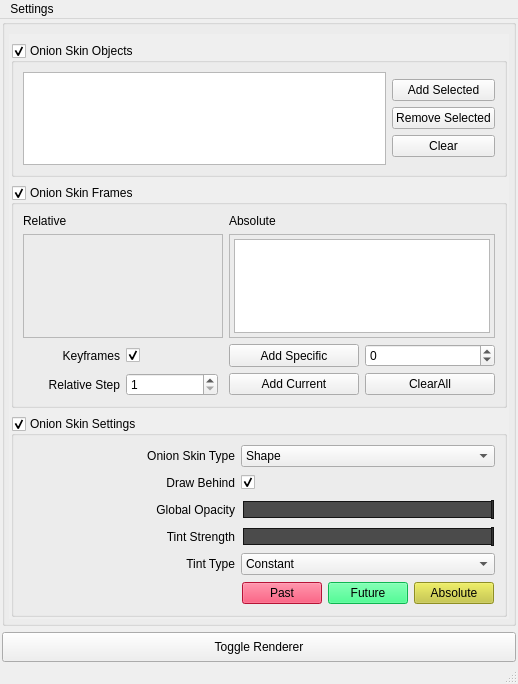
<?xml version="1.0" encoding="UTF-8"?>
<ui version="4.0">
 <class>onionSkinRenderer</class>
 <widget class="QMainWindow" name="onionSkinRenderer">
  <property name="geometry">
   <rect>
    <x>0</x>
    <y>0</y>
    <width>488</width>
    <height>684</height>
   </rect>
  </property>
  <property name="windowTitle">
   <string>OnionSkinRenderer</string>
  </property>
  <widget class="QWidget" name="onionSkinRenderer_mainLayout">
   <layout class="QVBoxLayout" name="verticalLayout_3">
    <property name="leftMargin">
     <number>2</number>
    </property>
    <property name="topMargin">
     <number>0</number>
    </property>
    <property name="rightMargin">
     <number>2</number>
    </property>
    <property name="bottomMargin">
     <number>0</number>
    </property>
    <item>
     <widget class="QGroupBox" name="onionSkins_grp">
      <property name="title">
       <string/>
      </property>
      <layout class="QVBoxLayout" name="verticalLayout">
       <property name="spacing">
        <number>8</number>
       </property>
       <property name="leftMargin">
        <number>4</number>
       </property>
       <property name="topMargin">
        <number>9</number>
       </property>
       <property name="rightMargin">
        <number>4</number>
       </property>
       <property name="bottomMargin">
        <number>4</number>
       </property>
       <item>
        <widget class="QScrollArea" name="main_scrollArea">
         <property name="sizePolicy">
          <sizepolicy hsizetype="Minimum" vsizetype="Expanding">
           <horstretch>0</horstretch>
           <verstretch>0</verstretch>
          </sizepolicy>
         </property>
         <property name="minimumSize">
          <size>
           <width>0</width>
           <height>150</height>
          </size>
         </property>
         <property name="frameShape">
          <enum>QFrame::NoFrame</enum>
         </property>
         <property name="frameShadow">
          <enum>QFrame::Plain</enum>
         </property>
         <property name="lineWidth">
          <number>0</number>
         </property>
         <property name="horizontalScrollBarPolicy">
          <enum>Qt::ScrollBarAsNeeded</enum>
         </property>
         <property name="widgetResizable">
          <bool>true</bool>
         </property>
         <property name="alignment">
          <set>Qt::AlignLeading|Qt::AlignLeft|Qt::AlignTop</set>
         </property>
         <widget class="QWidget" name="scrollAreaWidgetContents">
          <property name="geometry">
           <rect>
            <x>0</x>
            <y>0</y>
            <width>474</width>
            <height>592</height>
           </rect>
          </property>
          <property name="sizePolicy">
           <sizepolicy hsizetype="Preferred" vsizetype="Preferred">
            <horstretch>0</horstretch>
            <verstretch>0</verstretch>
           </sizepolicy>
          </property>
          <layout class="QVBoxLayout" name="verticalLayout_6">
           <property name="spacing">
            <number>8</number>
           </property>
           <property name="leftMargin">
            <number>2</number>
           </property>
           <property name="rightMargin">
            <number>2</number>
           </property>
           <property name="bottomMargin">
            <number>2</number>
           </property>
           <item>
            <widget class="QGroupBox" name="targetObjects_grp">
             <property name="title">
              <string>Onion Skin Objects</string>
             </property>
             <property name="alignment">
              <set>Qt::AlignLeading|Qt::AlignLeft|Qt::AlignTop</set>
             </property>
             <property name="flat">
              <bool>true</bool>
             </property>
             <property name="checkable">
              <bool>true</bool>
             </property>
             <layout class="QHBoxLayout" name="horizontalLayout">
              <property name="topMargin">
               <number>9</number>
              </property>
              <item>
               <widget class="QListWidget" name="targetObjects_list">
                <property name="sizePolicy">
                 <sizepolicy hsizetype="Expanding" vsizetype="Expanding">
                  <horstretch>0</horstretch>
                  <verstretch>0</verstretch>
                 </sizepolicy>
                </property>
                <property name="baseSize">
                 <size>
                  <width>2</width>
                  <height>1</height>
                 </size>
                </property>
                <property name="frameShadow">
                 <enum>QFrame::Plain</enum>
                </property>
                <property name="selectionMode">
                 <enum>QAbstractItemView::NoSelection</enum>
                </property>
               </widget>
              </item>
              <item>
               <layout class="QVBoxLayout" name="targetObjects_btn_layout">
                <item>
                 <spacer name="targetObjects_top_spacer">
                  <property name="orientation">
                   <enum>Qt::Vertical</enum>
                  </property>
                  <property name="sizeType">
                   <enum>QSizePolicy::Expanding</enum>
                  </property>
                  <property name="sizeHint" stdset="0">
                   <size>
                    <width>20</width>
                    <height>40</height>
                   </size>
                  </property>
                 </spacer>
                </item>
                <item alignment="Qt::AlignTop">
                 <widget class="QPushButton" name="targetObjects_add_btn">
                  <property name="sizePolicy">
                   <sizepolicy hsizetype="Preferred" vsizetype="Fixed">
                    <horstretch>0</horstretch>
                    <verstretch>0</verstretch>
                   </sizepolicy>
                  </property>
                  <property name="minimumSize">
                   <size>
                    <width>0</width>
                    <height>0</height>
                   </size>
                  </property>
                  <property name="text">
                   <string>Add Selected</string>
                  </property>
                 </widget>
                </item>
                <item>
                 <widget class="QPushButton" name="targetObjects_remove_btn">
                  <property name="sizePolicy">
                   <sizepolicy hsizetype="Preferred" vsizetype="Fixed">
                    <horstretch>0</horstretch>
                    <verstretch>0</verstretch>
                   </sizepolicy>
                  </property>
                  <property name="minimumSize">
                   <size>
                    <width>0</width>
                    <height>0</height>
                   </size>
                  </property>
                  <property name="text">
                   <string>Remove Selected</string>
                  </property>
                 </widget>
                </item>
                <item>
                 <widget class="QPushButton" name="targetObjects_clear_btn">
                  <property name="sizePolicy">
                   <sizepolicy hsizetype="Preferred" vsizetype="Fixed">
                    <horstretch>0</horstretch>
                    <verstretch>0</verstretch>
                   </sizepolicy>
                  </property>
                  <property name="minimumSize">
                   <size>
                    <width>0</width>
                    <height>0</height>
                   </size>
                  </property>
                  <property name="text">
                   <string>Clear</string>
                  </property>
                 </widget>
                </item>
                <item>
                 <spacer name="targetObjects_bottom_spacer">
                  <property name="orientation">
                   <enum>Qt::Vertical</enum>
                  </property>
                  <property name="sizeType">
                   <enum>QSizePolicy::Expanding</enum>
                  </property>
                  <property name="sizeHint" stdset="0">
                   <size>
                    <width>20</width>
                    <height>40</height>
                   </size>
                  </property>
                 </spacer>
                </item>
               </layout>
              </item>
             </layout>
            </widget>
           </item>
           <item>
            <widget class="QGroupBox" name="onionSkinFrames_grp">
             <property name="maximumSize">
              <size>
               <width>16777215</width>
               <height>16777215</height>
              </size>
             </property>
             <property name="title">
              <string>Onion Skin Frames</string>
             </property>
             <property name="alignment">
              <set>Qt::AlignLeading|Qt::AlignLeft|Qt::AlignTop</set>
             </property>
             <property name="flat">
              <bool>true</bool>
             </property>
             <property name="checkable">
              <bool>true</bool>
             </property>
             <property name="checked">
              <bool>true</bool>
             </property>
             <layout class="QVBoxLayout" name="verticalLayout_4">
              <item>
               <layout class="QGridLayout" name="gridLayout">
                <item row="3" column="0">
                 <layout class="QHBoxLayout" name="relative_step_layout">
                  <property name="leftMargin">
                   <number>5</number>
                  </property>
                  <property name="rightMargin">
                   <number>5</number>
                  </property>
                  <item>
                   <widget class="QLabel" name="relative_step_label">
                    <property name="text">
                     <string>Relative Step</string>
                    </property>
                    <property name="alignment">
                     <set>Qt::AlignRight|Qt::AlignTrailing|Qt::AlignVCenter</set>
                    </property>
                   </widget>
                  </item>
                  <item>
                   <widget class="QSpinBox" name="relative_step_spinBox">
                    <property name="minimum">
                     <number>1</number>
                    </property>
                   </widget>
                  </item>
                 </layout>
                </item>
                <item row="1" column="0">
                 <widget class="QFrame" name="relative_frame">
                  <property name="sizePolicy">
                   <sizepolicy hsizetype="Preferred" vsizetype="Preferred">
                    <horstretch>0</horstretch>
                    <verstretch>0</verstretch>
                   </sizepolicy>
                  </property>
                  <property name="minimumSize">
                   <size>
                    <width>200</width>
                    <height>0</height>
                   </size>
                  </property>
                  <property name="maximumSize">
                   <size>
                    <width>100000</width>
                    <height>16777215</height>
                   </size>
                  </property>
                  <property name="frameShape">
                   <enum>QFrame::StyledPanel</enum>
                  </property>
                  <property name="frameShadow">
                   <enum>QFrame::Raised</enum>
                  </property>
                  <layout class="QVBoxLayout" name="relative_frame_layout">
                   <property name="spacing">
                    <number>3</number>
                   </property>
                   <property name="leftMargin">
                    <number>0</number>
                   </property>
                   <property name="topMargin">
                    <number>4</number>
                   </property>
                   <property name="rightMargin">
                    <number>4</number>
                   </property>
                   <property name="bottomMargin">
                    <number>4</number>
                   </property>
                  </layout>
                 </widget>
                </item>
                <item row="0" column="0">
                 <widget class="QLabel" name="relative_label">
                  <property name="text">
                   <string>Relative</string>
                  </property>
                 </widget>
                </item>
                <item row="2" column="0">
                 <layout class="QHBoxLayout" name="horizontalLayout_5">
                  <property name="leftMargin">
                   <number>5</number>
                  </property>
                  <property name="rightMargin">
                   <number>5</number>
                  </property>
                  <item>
                   <widget class="QLabel" name="label_4">
                    <property name="text">
                     <string>Keyframes</string>
                    </property>
                    <property name="alignment">
                     <set>Qt::AlignRight|Qt::AlignTrailing|Qt::AlignVCenter</set>
                    </property>
                   </widget>
                  </item>
                  <item>
                   <widget class="QCheckBox" name="relative_keyframes_chkbx">
                    <property name="text">
                     <string/>
                    </property>
                    <property name="checked">
                     <bool>true</bool>
                    </property>
                   </widget>
                  </item>
                 </layout>
                </item>
                <item row="0" column="1">
                 <widget class="QLabel" name="absolute_label">
                  <property name="text">
                   <string>Absolute</string>
                  </property>
                 </widget>
                </item>
                <item row="1" column="1">
                 <widget class="QFrame" name="absolute_frame">
                  <property name="sizePolicy">
                   <sizepolicy hsizetype="Preferred" vsizetype="Preferred">
                    <horstretch>0</horstretch>
                    <verstretch>0</verstretch>
                   </sizepolicy>
                  </property>
                  <property name="minimumSize">
                   <size>
                    <width>200</width>
                    <height>0</height>
                   </size>
                  </property>
                  <property name="maximumSize">
                   <size>
                    <width>10000</width>
                    <height>16777215</height>
                   </size>
                  </property>
                  <property name="frameShape">
                   <enum>QFrame::StyledPanel</enum>
                  </property>
                  <property name="frameShadow">
                   <enum>QFrame::Raised</enum>
                  </property>
                  <layout class="QVBoxLayout" name="verticalLayout_2">
                   <property name="spacing">
                    <number>3</number>
                   </property>
                   <property name="leftMargin">
                    <number>4</number>
                   </property>
                   <property name="topMargin">
                    <number>4</number>
                   </property>
                   <property name="rightMargin">
                    <number>4</number>
                   </property>
                   <property name="bottomMargin">
                    <number>4</number>
                   </property>
                   <item>
                    <widget class="QListWidget" name="absolute_list">
                     <property name="sizePolicy">
                      <sizepolicy hsizetype="Preferred" vsizetype="Preferred">
                       <horstretch>0</horstretch>
                       <verstretch>0</verstretch>
                      </sizepolicy>
                     </property>
                     <property name="selectionMode">
                      <enum>QAbstractItemView::NoSelection</enum>
                     </property>
                    </widget>
                   </item>
                  </layout>
                 </widget>
                </item>
                <item row="2" column="1">
                 <layout class="QHBoxLayout" name="horizontalLayout_3">
                  <item>
                   <widget class="QPushButton" name="absolute_add_btn">
                    <property name="sizePolicy">
                     <sizepolicy hsizetype="Preferred" vsizetype="Preferred">
                      <horstretch>0</horstretch>
                      <verstretch>0</verstretch>
                     </sizepolicy>
                    </property>
                    <property name="text">
                     <string>Add Specific</string>
                    </property>
                   </widget>
                  </item>
                  <item>
                   <widget class="QSpinBox" name="absolute_add_spinBox">
                    <property name="sizePolicy">
                     <sizepolicy hsizetype="Preferred" vsizetype="Preferred">
                      <horstretch>0</horstretch>
                      <verstretch>0</verstretch>
                     </sizepolicy>
                    </property>
                    <property name="minimum">
                     <number>-100000</number>
                    </property>
                    <property name="maximum">
                     <number>100000</number>
                    </property>
                   </widget>
                  </item>
                 </layout>
                </item>
                <item row="3" column="1">
                 <layout class="QHBoxLayout" name="absolute_add_layout">
                  <item>
                   <widget class="QPushButton" name="absolute_addCrnt_btn">
                    <property name="sizePolicy">
                     <sizepolicy hsizetype="Preferred" vsizetype="Fixed">
                      <horstretch>0</horstretch>
                      <verstretch>0</verstretch>
                     </sizepolicy>
                    </property>
                    <property name="minimumSize">
                     <size>
                      <width>0</width>
                      <height>0</height>
                     </size>
                    </property>
                    <property name="text">
                     <string>Add Current</string>
                    </property>
                   </widget>
                  </item>
                  <item>
                   <widget class="QPushButton" name="absolute_clear_btn">
                    <property name="sizePolicy">
                     <sizepolicy hsizetype="Preferred" vsizetype="Fixed">
                      <horstretch>0</horstretch>
                      <verstretch>0</verstretch>
                     </sizepolicy>
                    </property>
                    <property name="text">
                     <string>ClearAll</string>
                    </property>
                   </widget>
                  </item>
                 </layout>
                </item>
               </layout>
              </item>
             </layout>
            </widget>
           </item>
           <item>
            <widget class="QGroupBox" name="onionSkinSettings_grp">
             <property name="title">
              <string>Onion Skin Settings</string>
             </property>
             <property name="alignment">
              <set>Qt::AlignLeading|Qt::AlignLeft|Qt::AlignTop</set>
             </property>
             <property name="flat">
              <bool>true</bool>
             </property>
             <property name="checkable">
              <bool>true</bool>
             </property>
             <layout class="QVBoxLayout" name="verticalLayout_5">
              <property name="leftMargin">
               <number>9</number>
              </property>
              <item>
               <layout class="QGridLayout" name="gridLayout_2">
                <item row="4" column="0">
                 <widget class="QLabel" name="label">
                  <property name="sizePolicy">
                   <sizepolicy hsizetype="Minimum" vsizetype="Preferred">
                    <horstretch>0</horstretch>
                    <verstretch>0</verstretch>
                   </sizepolicy>
                  </property>
                  <property name="minimumSize">
                   <size>
                    <width>90</width>
                    <height>20</height>
                   </size>
                  </property>
                  <property name="text">
                   <string>Tint Type</string>
                  </property>
                  <property name="alignment">
                   <set>Qt::AlignRight|Qt::AlignTrailing|Qt::AlignVCenter</set>
                  </property>
                 </widget>
                </item>
                <item row="3" column="1">
                 <widget class="QSlider" name="relative_tint_strength_slider">
                  <property name="sizePolicy">
                   <sizepolicy hsizetype="Preferred" vsizetype="Fixed">
                    <horstretch>0</horstretch>
                    <verstretch>0</verstretch>
                   </sizepolicy>
                  </property>
                  <property name="minimumSize">
                   <size>
                    <width>200</width>
                    <height>0</height>
                   </size>
                  </property>
                  <property name="styleSheet">
                   <string notr="true">QSlider{
border: 1px solid rgb(20, 20, 20);
margin: 2px;
background: rgb(150, 150, 150);
height: 15px;
}
QSlider::handle{
height: 4px;
background: rgb(50, 50, 50);
border: 1px solid rgb(20, 20, 20);
margin: -2px -2px;
}
QSlider::groove{
background: grey;
}
QSlider::sub-page{
background: rgb(75, 75, 75);
}
QSlider::add-page{
background: rgb(150, 150, 150);
}</string>
                  </property>
                  <property name="maximum">
                   <number>100</number>
                  </property>
                  <property name="value">
                   <number>100</number>
                  </property>
                  <property name="orientation">
                   <enum>Qt::Horizontal</enum>
                  </property>
                 </widget>
                </item>
                <item row="2" column="1">
                 <widget class="QSlider" name="globalOpacity_slider">
                  <property name="sizePolicy">
                   <sizepolicy hsizetype="Preferred" vsizetype="Fixed">
                    <horstretch>0</horstretch>
                    <verstretch>0</verstretch>
                   </sizepolicy>
                  </property>
                  <property name="minimumSize">
                   <size>
                    <width>200</width>
                    <height>0</height>
                   </size>
                  </property>
                  <property name="styleSheet">
                   <string notr="true">QSlider{
border: 1px solid rgb(20, 20, 20);
margin: 2px;
background: rgb(150, 150, 150);
height: 15px;
}
QSlider::handle{
height: 4px;
background: rgb(50, 50, 50);
border: 1px solid rgb(20, 20, 20);
margin: -2px -2px;
}
QSlider::groove{
background: grey;
}
QSlider::sub-page{
background: rgb(75, 75, 75);
}
QSlider::add-page{
background: rgb(150, 150, 150);
}</string>
                  </property>
                  <property name="maximum">
                   <number>100</number>
                  </property>
                  <property name="value">
                   <number>100</number>
                  </property>
                  <property name="orientation">
                   <enum>Qt::Horizontal</enum>
                  </property>
                 </widget>
                </item>
                <item row="2" column="0">
                 <widget class="QLabel" name="globalOpacity_label">
                  <property name="sizePolicy">
                   <sizepolicy hsizetype="Minimum" vsizetype="Preferred">
                    <horstretch>0</horstretch>
                    <verstretch>0</verstretch>
                   </sizepolicy>
                  </property>
                  <property name="minimumSize">
                   <size>
                    <width>90</width>
                    <height>20</height>
                   </size>
                  </property>
                  <property name="text">
                   <string>Global Opacity</string>
                  </property>
                  <property name="alignment">
                   <set>Qt::AlignRight|Qt::AlignTrailing|Qt::AlignVCenter</set>
                  </property>
                 </widget>
                </item>
                <item row="0" column="1">
                 <widget class="QComboBox" name="onionType_cBox">
                  <property name="sizePolicy">
                   <sizepolicy hsizetype="Minimum" vsizetype="Fixed">
                    <horstretch>0</horstretch>
                    <verstretch>0</verstretch>
                   </sizepolicy>
                  </property>
                  <property name="minimumSize">
                   <size>
                    <width>80</width>
                    <height>0</height>
                   </size>
                  </property>
                  <property name="currentIndex">
                   <number>1</number>
                  </property>
                  <item>
                   <property name="text">
                    <string>Shaded</string>
                   </property>
                  </item>
                  <item>
                   <property name="text">
                    <string>Shape</string>
                   </property>
                  </item>
                  <item>
                   <property name="text">
                    <string>Outline</string>
                   </property>
                  </item>
                 </widget>
                </item>
                <item row="3" column="0">
                 <widget class="QLabel" name="relative_tint_strength_label">
                  <property name="sizePolicy">
                   <sizepolicy hsizetype="Minimum" vsizetype="Preferred">
                    <horstretch>0</horstretch>
                    <verstretch>0</verstretch>
                   </sizepolicy>
                  </property>
                  <property name="minimumSize">
                   <size>
                    <width>90</width>
                    <height>20</height>
                   </size>
                  </property>
                  <property name="text">
                   <string>Tint Strength</string>
                  </property>
                  <property name="alignment">
                   <set>Qt::AlignRight|Qt::AlignTrailing|Qt::AlignVCenter</set>
                  </property>
                 </widget>
                </item>
                <item row="4" column="1">
                 <widget class="QComboBox" name="tint_type_cBox">
                  <property name="sizePolicy">
                   <sizepolicy hsizetype="Minimum" vsizetype="Fixed">
                    <horstretch>0</horstretch>
                    <verstretch>0</verstretch>
                   </sizepolicy>
                  </property>
                  <property name="minimumSize">
                   <size>
                    <width>80</width>
                    <height>0</height>
                   </size>
                  </property>
                  <item>
                   <property name="text">
                    <string>Constant</string>
                   </property>
                  </item>
                  <item>
                   <property name="text">
                    <string>Relative Random</string>
                   </property>
                  </item>
                  <item>
                   <property name="text">
                    <string>Static Random</string>
                   </property>
                  </item>
                 </widget>
                </item>
                <item row="1" column="0">
                 <widget class="QLabel" name="label_5">
                  <property name="minimumSize">
                   <size>
                    <width>0</width>
                    <height>20</height>
                   </size>
                  </property>
                  <property name="text">
                   <string>Draw Behind</string>
                  </property>
                  <property name="alignment">
                   <set>Qt::AlignRight|Qt::AlignTrailing|Qt::AlignVCenter</set>
                  </property>
                 </widget>
                </item>
                <item row="0" column="0">
                 <widget class="QLabel" name="onionType_label">
                  <property name="sizePolicy">
                   <sizepolicy hsizetype="Minimum" vsizetype="Preferred">
                    <horstretch>0</horstretch>
                    <verstretch>0</verstretch>
                   </sizepolicy>
                  </property>
                  <property name="minimumSize">
                   <size>
                    <width>90</width>
                    <height>20</height>
                   </size>
                  </property>
                  <property name="text">
                   <string>Onion Skin Type</string>
                  </property>
                  <property name="alignment">
                   <set>Qt::AlignRight|Qt::AlignTrailing|Qt::AlignVCenter</set>
                  </property>
                 </widget>
                </item>
                <item row="1" column="1">
                 <widget class="QCheckBox" name="drawBehind_chkBx">
                  <property name="text">
                   <string/>
                  </property>
                  <property name="checked">
                   <bool>true</bool>
                  </property>
                 </widget>
                </item>
                <item row="5" column="1">
                 <widget class="QWidget" name="constant_col_widget" native="true">
                  <layout class="QHBoxLayout" name="horizontalLayout_2">
                   <property name="leftMargin">
                    <number>1</number>
                   </property>
                   <property name="topMargin">
                    <number>1</number>
                   </property>
                   <property name="rightMargin">
                    <number>1</number>
                   </property>
                   <property name="bottomMargin">
                    <number>1</number>
                   </property>
                   <item>
                    <widget class="QPushButton" name="relative_pastTint_btn">
                     <property name="styleSheet">
                      <string notr="true">background-color:rgb(255, 26, 75)</string>
                     </property>
                     <property name="text">
                      <string>Past</string>
                     </property>
                    </widget>
                   </item>
                   <item>
                    <widget class="QPushButton" name="relative_futureTint_btn">
                     <property name="styleSheet">
                      <string notr="true">background-color: rgb(20, 255, 114)</string>
                     </property>
                     <property name="text">
                      <string>Future</string>
                     </property>
                    </widget>
                   </item>
                   <item>
                    <widget class="QPushButton" name="absolute_tint_btn">
                     <property name="sizePolicy">
                      <sizepolicy hsizetype="Minimum" vsizetype="Fixed">
                       <horstretch>0</horstretch>
                       <verstretch>0</verstretch>
                      </sizepolicy>
                     </property>
                     <property name="minimumSize">
                      <size>
                       <width>0</width>
                       <height>0</height>
                      </size>
                     </property>
                     <property name="styleSheet">
                      <string notr="true">background:rgb(200, 200, 50)</string>
                     </property>
                     <property name="text">
                      <string>Absolute</string>
                     </property>
                    </widget>
                   </item>
                  </layout>
                 </widget>
                </item>
               </layout>
              </item>
             </layout>
            </widget>
           </item>
           <item>
            <spacer name="verticalSpacer">
             <property name="orientation">
              <enum>Qt::Vertical</enum>
             </property>
             <property name="sizeHint" stdset="0">
              <size>
               <width>20</width>
               <height>40</height>
              </size>
             </property>
            </spacer>
           </item>
          </layout>
         </widget>
        </widget>
       </item>
      </layout>
     </widget>
    </item>
    <item>
     <widget class="QPushButton" name="toggleRenderer_btn">
      <property name="sizePolicy">
       <sizepolicy hsizetype="Minimum" vsizetype="Maximum">
        <horstretch>0</horstretch>
        <verstretch>0</verstretch>
       </sizepolicy>
      </property>
      <property name="minimumSize">
       <size>
        <width>40</width>
        <height>30</height>
       </size>
      </property>
      <property name="text">
       <string>Toggle Renderer</string>
      </property>
     </widget>
    </item>
   </layout>
  </widget>
  <widget class="QMenuBar" name="onionSkinRenderer_menubar">
   <property name="geometry">
    <rect>
     <x>0</x>
     <y>0</y>
     <width>488</width>
     <height>21</height>
    </rect>
   </property>
   <widget class="QMenu" name="menubar_settings">
    <property name="title">
     <string>Settings</string>
    </property>
    <addaction name="settings_clearBuffer"/>
    <addaction name="settings_autoClearBuffer"/>
    <addaction name="settings_preferences"/>
    <addaction name="settings_saveSettings"/>
   </widget>
   <addaction name="menubar_settings"/>
  </widget>
  <widget class="QStatusBar" name="statusbar"/>
  <action name="settings_clearBuffer">
   <property name="checkable">
    <bool>false</bool>
   </property>
   <property name="text">
    <string>Clear Buffer</string>
   </property>
  </action>
  <action name="settings_autoClearBuffer">
   <property name="checkable">
    <bool>true</bool>
   </property>
   <property name="checked">
    <bool>true</bool>
   </property>
   <property name="text">
    <string>Auto Clear Buffer</string>
   </property>
  </action>
  <action name="settings_preferences">
   <property name="text">
    <string>Preferences</string>
   </property>
  </action>
  <action name="settings_saveSettings">
   <property name="text">
    <string>Save Settings</string>
   </property>
  </action>
 </widget>
 <resources/>
 <connections/>
</ui>
